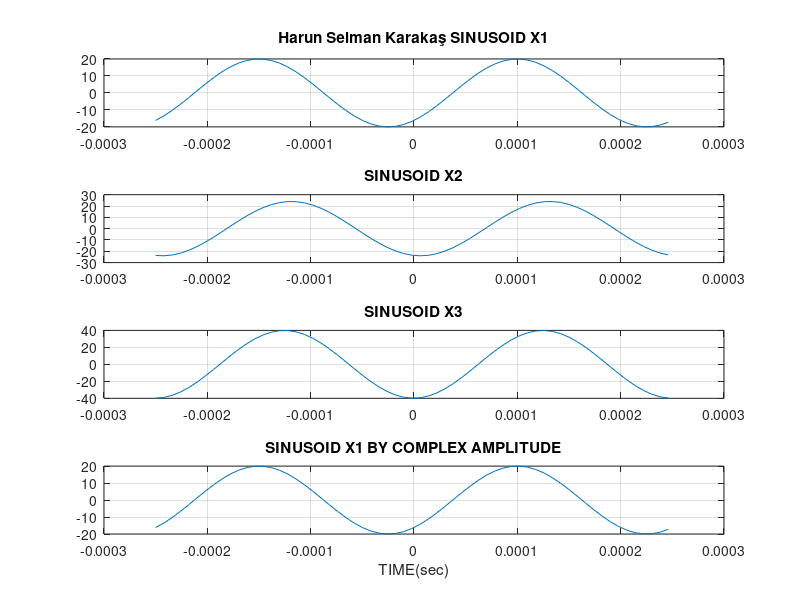

Source code (MATLAB):
tm1 = (37.2/3)*(1/4000);
tm2 = -(41.3/28)*(1/4000);
tt = -0.00025:0.000008:0.00025;
x1 = 20*cos(2*pi*4000*tt-(74.4*pi/3));
x2 = 24*cos(2*pi*4000*tt+(41.3*pi/14));
x3 = -39.88*cos(2*pi*4000*tt+(0.62*pi/180));
x4 = real(20*exp(j*2*pi*4000*tt)*exp(j*-74.4*pi/3));

subplot(4,1,1);
plot(tt, x1), grid on
title('Harun Selman Karakaş SINUSOID X1')

subplot(4,1,2);
plot(tt, x2), grid on
title('SINUSOID X2')

subplot(4,1,3);
plot(tt, x3), grid on
title('SINUSOID X3')

subplot(4,1,4);
plot(tt, x4), grid on
title('SINUSOID X1 BY COMPLEX AMPLITUDE')
xlabel('TIME(sec)')
